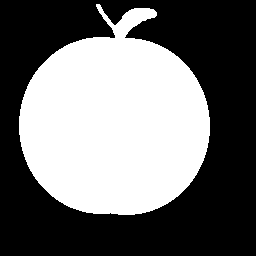
#> input picture pattern recognition & invariants/assets/apple.png, 256 x 256 px
$ jupyter execute --allow-errors 'Hu’s Moment Invariants.ipynb'
#> lines starting #> are read from the running program, lines starting #| are printed output that depends on the picture; after the words box and inside, x2 and y2 are one past the last pixel; in counts of white or black regions, pixels touching at a corner belong together; long printed decimals are rounded
# Hu's Moment Invariants – Calculation and Analysis

### Objective

This notebook aims to **implement and analyze Hu’s moment invariants**, which are powerful shape descriptors used in **pattern recognition and image analysis**.
Our goal is to demonstrate how these seven invariants remain **unchanged under translation, scaling, and rotation**, making them ideal for object recognition tasks where geometric transformations occur.

Specifically, we will:

1. Compute **geometric moments** of an image up to order 3.
2. Derive the **centroid (barycenter)** using these moments.
3. Compute **central** and **normalized central moments** to achieve translation and scale invariance.
4. Derive the **seven Hu invariants**, which are invariant under rotation, scaling, and translation.
5. Compare these invariants across several transformed versions of an image (rotation, translation, scaling).
6. Verify their **stability and robustness** numerically and visually.

### Reference

This implementation and analysis are based on the paper:

> **["Analysis of Hu’s Moment Invariants on Image Scaling and Rotation"](https://ieeexplore.ieee.org/stamp/stamp.jsp?tp=&arnumber=5485542&isnumber=5485228)**

[cell 1]
import cv2
import numpy as np
import matplotlib.pyplot as plt
import pandas as pd

[cell 2]
image_path = "./assets/apple.png"

# Load image in grayscale
image = cv2.imread(image_path, cv2.IMREAD_GRAYSCALE)
#> image: shape (256, 256); 43.2% white; 1 white region, box (x1, y1, x2, y2) and area: (19, 4, 210, 215) 28279

# Display the image
plt.imshow(image, cmap='gray')
plt.title("Original Image")
plt.axis('off')
plt.show()

#### Geometric moments :

Geometric moments are weighted sums of the pixel coordinates. They capture how the image’s mass (pixel intensities) is distributed in space.

$$
m_{p q}=\sum_x \sum_y x^p y^q I(x, y)
$$

[cell 3]
def geometric_moments(img, order=3):
    """
    Calculate geometric moments up to given order
    :param img: 2D grayscale or binary image
    :param order: highest order of moments
    :return: moments as dictionary {(p,q): value}
    """
#> called with order = 3
    moments = {}
    rows, cols = img.shape
#> rows = 256; cols = 256
    for p in range(order+1):
        for q in range(order+1):
            m_pq = np.sum((np.arange(cols)[:, None]**p) * (np.arange(rows)[None, :]**q) * img.T)
            moments[(p, q)] = m_pq
#> after the loop, moments = 16 items
    return moments

# Calculate moments up to order 3
moments_geo = geometric_moments(image, order=3)
#> moments_geo = 16 items
print(moments_geo)
#> (printed output is left out)

#### Calculate the Barycenter of the Image

$$
\bar{x}=\frac{m_{10}}{m_{00}}, \quad \bar{y}=\frac{m_{01}}{m_{00}}
$$

[cell 4]
def barycenter(moments):
    """
    Compute the centroid of the image based on geometric moments
    """
    m00 = moments[(0,0)]
#> m00 = 7211145
    x_bar = moments[(1,0)] / m00
#> x_bar = 114.3
    y_bar = moments[(0,1)] / m00
#> y_bar = 122.5
    return x_bar, y_bar

x_bar, y_bar = barycenter(moments_geo)
#> x_bar = 114.3; y_bar = 122.5
print(f"Barycenter: x={x_bar}, y={y_bar}")
#| Barycenter: x=114.312, y=122.529

[cell 5]
plt.imshow(image, cmap='gray')
plt.scatter(x_bar, y_bar, color='red', marker='x', s=100, label='Centroid')
plt.title("Image with Centroid")
plt.axis('off')
plt.legend()
plt.show()
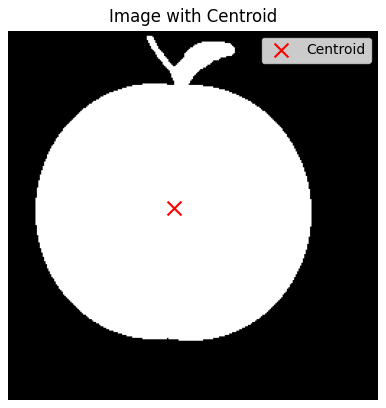
#> figure drawn by matplotlib, 1 panel

#### Calculate Central Moments

$$
\mu_{p q}=\sum_x \sum_y(x-\bar{x})^p(y-\bar{y})^q I(x, y)
$$

[cell 6]
def central_moments(img, moments):
    """
    Calculate central moments using the barycenter
    """
    x_bar, y_bar = barycenter(moments)
#> x_bar = 114.3; y_bar = 122.5
    rows, cols = img.shape
#> rows = 256; cols = 256
    mu = {}
    for p in range(4):
        for q in range(4):
            mu_pq = np.sum(((np.arange(cols)[:, None]-x_bar)**p) * ((np.arange(rows)[None, :]-y_bar)**q) * img.T)
            mu[(p,q)] = mu_pq
#> after the loop, mu = 16 items
    return mu

mu = central_moments(image, moments_geo)
#> mu = 16 items
print(mu)
#> (printed output is left out)

#### Normalized Central Moments

$$
\eta_{p q}=\frac{\mu_{p q}}{\mu_{00}^{(1+(p+q) / 2)}}
$$

[cell 7]
def normalized_central_moments(mu):
    eta = {}
    mu00 = mu[(0,0)]
#> mu00 = 7211145
    for p in range(4):
        for q in range(4):
            if p+q >= 2:
                eta[(p,q)] = mu[(p,q)] / (mu00**(1 + (p+q)/2))
#> after the loop, eta = 13 items
    return eta

eta = normalized_central_moments(mu)
#> eta = 13 items
print(eta)
#> (printed output is left out)

#### Hu's invariants

Hu moments are invariant to translation, rotation, and scale. They are widely used in object recognition.

$$
\begin{aligned}
\phi_1= & \eta_{20}+\eta_{02} \\
\phi_2= & \left(\eta_{20}-\eta_{02}\right)^2+4 \eta_{11}^2 \\
\phi_3= & \left(\eta_{30}-3 \eta_{12}\right)^2+\left(3 \eta_{21}-\mu_{03}\right)^2 \\
\phi_4= & \left(\eta_{30}+\eta_{12}\right)^2+\left(\eta_{21}+\mu_{03}\right)^2 \\
\phi_5= & \left(\eta_{30}-3 \eta_{12}\right)\left(\eta_{30}+\eta_{12}\right)\left[\left(\eta_{30}+\eta_{12}\right)^2-3\left(\eta_{21}+\eta_{03}\right)^2\right] \\
& +\left(3 \eta_{21}-\eta_{03}\right)\left(\eta_{21}+\eta_{03}\left[3\left(\eta_{30}+\eta_{12}\right)^2-\left(\eta_{21}+\eta_{03}\right)^2\right]\right. \\
\phi_6= & \left(\eta_{20}-\eta_{02}\right)\left[\left(\eta_{30}+\eta_{12}\right)^2-\left(\eta_{21}+\eta_{03}\right)^2\right] \\
& +4 \eta_{11}\left(\eta_{30}+\eta_{12}\right)\left(\eta_{21}+\eta_{03}\right) \\
\phi_7= & \left(3 \eta_{21}-\eta_{03}\right)\left(\eta_{30}+\eta_{12}\right)\left[\left(\eta_{30}+\eta_{12}\right)^2-3\left(\eta_{21}+\eta_{03}\right)^2\right] \\
& -\left(\eta_{30}-3 \eta_{12}\right)\left(\eta_{21}+\eta_{03}\right)\left[\left(3\left(\eta_{30}+\eta_{12}\right)^2-\left(\eta_{21}+\eta_{03}\right)^2\right]\right.
\end{aligned}
$$

[cell 8]
def hu_moments(eta):
    """
    Calculate Hu's seven moment invariants
    """
    # Alias for readability
    n20 = eta.get((2,0),0)
#> n20 = 0.000315
    n02 = eta.get((0,2),0)
#> n02 = 0.00032
    n11 = eta.get((1,1),0)
#> n11 = -2.92e-06
    n30 = eta.get((3,0),0)
#> n30 = -1.13e-07
    n03 = eta.get((0,3),0)
#> n03 = -6.84e-07
    n21 = eta.get((2,1),0)
#> n21 = 2.85e-07
    n12 = eta.get((1,2),0)
#> n12 = 1.75e-07

    # Hu's invariants
    hu = [0]*7
    hu[0] = n20 + n02
    hu[1] = (n20 - n02)**2 + 4*n11**2
    hu[2] = (n30 - 3*n12)**2 + (3*n21 - n03)**2
    hu[3] = (n30 + n12)**2 + (n21 + n03)**2
    hu[4] = (n30 - 3*n12)*(n30 + n12)*((n30 + n12)**2 - 3*(n21 + n03)**2) + \
            (3*n21 - n03)*(n21 + n03)*(3*(n30 + n12)**2 - (n21 + n03)**2)
    hu[5] = (n20 - n02)*((n30 + n12)**2 - (n21 + n03)**2) + 4*n11*(n30+n12)*(n21+n03)
    hu[6] = (3*n21 - n03)*(n30+n12)*((n30+n12)**2 - 3*(n21+n03)**2) - \
            (n30 - 3*n12)*(n21+n03)*(3*(n30+n12)**2 - (n21+n03)**2)
    return hu

hu = hu_moments(eta)
#> hu = [0.000635, 6.71e-11, 2.78e-12, 1.63e-13, 1.1e-25, 1.18e-18, -7.72e-27]
print("Hu's moment invariants:", hu)
#| Hu's moment invariants: [0.0006352, 6.705021702861769e-11, 2.777635891053189e-12, 1.6314415606885674e-13, 1.0955173728139615e-25, 1.1827825241455401e-18, -7.720046625317244e-27]

[cell 9]
# Example: Rotate image and recompute Hu moments
rows, cols = image.shape
#> rows = 256; cols = 256
M = cv2.getRotationMatrix2D((cols/2, rows/2), 45, 1) # 45 degrees
rotated = cv2.warpAffine(image, M, (cols, rows))
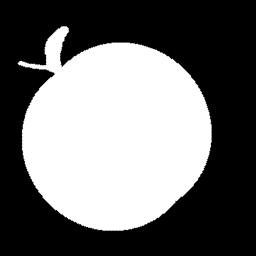
#> rotated: shape (256, 256); min 0, max 255, mean 110

moments_geo_rot = geometric_moments(rotated, order=3)
#> moments_geo_rot = 16 items
mu_rot = central_moments(rotated, moments_geo_rot)
#> mu_rot = 16 items
eta_rot = normalized_central_moments(mu_rot)
#> eta_rot = 13 items
hu_rot = hu_moments(eta_rot)
#> hu_rot = [0.000635, 6.63e-11, 2.77e-12, 1.63e-13, 1.09e-25, 1.17e-18, -7.53e-27]

print("Hu moments original:", hu)
#| Hu moments original: [0.0006352, 6.705021702861769e-11, 2.777635891053189e-12, 1.6314415606885674e-13, 1.0955173728139615e-25, 1.1827825241455401e-18, -7.720046625317244e-27]
print("Hu moments rotated:", hu_rot)
#| Hu moments rotated: [0.0006352, 6.626129291139528e-11, 2.7727429051238187e-12, 1.6283155153339816e-13, 1.0915199428908948e-25, 1.1716231274861466e-18, -7.529961943864666e-27]

[cell 10]
# Paths to your test images
image_paths = {
    "Original": "./assets/apple.png",
    "Rotated": "./assets/apple_30.png",
    "Translated": "./assets/apple_t_1515.png",
    "Scaled": "./assets/apple_scale05.png"
}

[cell 11]
plt.figure(figsize=(12, 4))
images = {}
for i, (label, path) in enumerate(image_paths.items()):
    img = cv2.imread(path, cv2.IMREAD_GRAYSCALE)
    plt.subplot(1, len(image_paths), i+1)
    images[label] = img
    plt.imshow(img, cmap='gray')
    plt.title(label)
    plt.axis('off')

plt.suptitle("Test Images with Various Transformations")
plt.show()
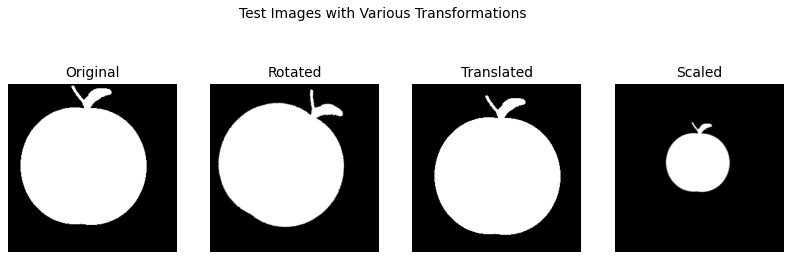
#> figure drawn by matplotlib, 4 panels

[cell 12]
def compute_centroid_and_hu(img):
    """
    Compute geometric moments, centroid, and Hu's invariants for an image
    """
    # Geometric moments
    geo = geometric_moments(img, order=3)
    x_bar, y_bar = barycenter(geo)

    # Central and normalized moments
    mu = central_moments(img, geo)
    eta = normalized_central_moments(mu)
    hu = hu_moments(eta)

    return (x_bar, y_bar), np.array(hu)

[cell 13]
plt.figure(figsize=(12, 4))

centroids = {}
for i, (label, img) in enumerate(images.items()):
    (cx, cy), hu = compute_centroid_and_hu(img)
    centroids[label] = (cx, cy)

    # Display image with centroid marker
    plt.subplot(1, len(images), i+1)
    plt.imshow(img, cmap='gray')
    plt.scatter(cx, cy, c='red', s=50, marker='x', label='Centroid')
    plt.title(label)
    plt.axis('off')
#> this loop made 4 passes
#> label on passes 1 to 4: 'Original', 'Rotated', 'Translated', 'Scaled'

plt.suptitle("Centroid of Each Image (Translation Effect)", fontsize=14)
plt.legend()
plt.show()
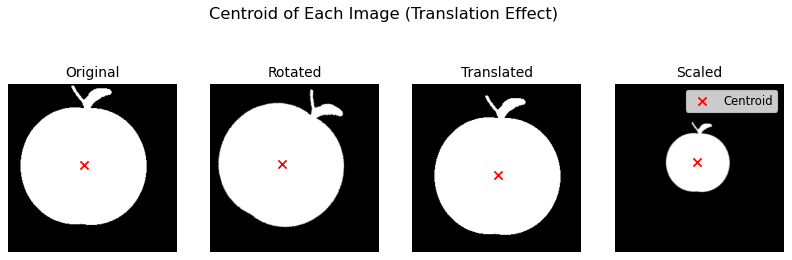
#> figure drawn by matplotlib, 4 panels

# Print centroid coordinates
for label, (cx, cy) in centroids.items():
    print(f"{label} → Centroid: (x={cx:.2f}, y={cy:.2f})")

#### Compute Hu Moments for All Images

[cell 14]
hu_results = {}
for label, img in images.items():
    (_, _), hu = compute_centroid_and_hu(img)
    hu_results[label] = hu
#> this loop made 4 passes
#> after the loop, hu_results = 4 items

# Create DataFrame for easy comparison
df_hu = pd.DataFrame(hu_results, index=[f'Hu{i+1}' for i in range(7)])
#> df_hu = table of 7 rows and 4 columns

#### Apply Log Transform for Better Visualization

Hu moments vary over large ranges (e.g., 10⁻² to 10⁻¹⁰).
Taking
$$
-sign*log10(|Hu|)
$$
compresses this range for easier visualization.

[cell 15]
df_hu_log = df_hu.applymap(lambda x: -np.sign(x) * np.log10(abs(x)) if x != 0 else 0)
#> df_hu_log = table of 7 rows and 4 columns
#> (the rest of this cell did not finish here and is left out)

[cell 16]
plt.figure(figsize=(10,6))
for label in df_hu_log.columns:
    plt.plot(df_hu_log.index, df_hu_log[label], marker='o', label=label)
#> this loop made 4 passes
#> label on passes 1 to 4: 'Original', 'Rotated', 'Translated', 'Scaled'

plt.title("Comparison of Hu's Invariants Across Transformations (Log-Scaled)", fontsize=14)
plt.ylabel("-sign × log10(|Hu|)")
plt.xlabel("Hu Moment Index")
plt.grid(True)
plt.legend()
plt.show()
